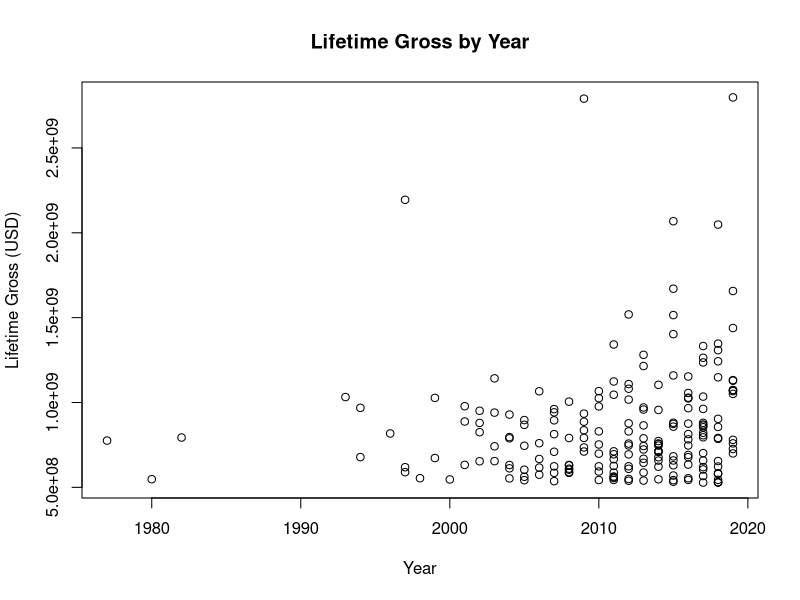

Here is the R script that generated this plot:
#PROBLEM 0
LBO <- read.csv("LifetimeBoxOffice.csv")
str(LBO)
#200 obs. or 4 variables
#PROBLEM 1
LBO[1:10,2:3]
#PROBLEM 2
subset(LBO,subset=LifetimeGross>1e+09)
#PROBLEM 3
subset(LBO,subset=Year==2019)
#PROBLEM 4
year_df<-subset(LBO,subset=Year==2019)
gross_vec<-year_df[,3]
mean(gross_vec)
sd(gross_vec)
#the mean is $1,183,262,439, and the standard deviation is $558,485,335
#PROBLEM 5
plot(LBO[,4],LBO[,3],main= "Lifetime Gross by Year", xlab = "Year", ylab = "Lifetime Gross (USD)")
#On average, Lifetime Gross increases as time progresses, and movies produced 
#in later years are more likely to appear on the top 200 list. 
#PROBLEM 6
y <- c(1,2,1,3,4,1,1,4,2,1,3,4,3,2,1,3,4,1,2,3,1,1,2)
fac_y<-factor(y, ordered=TRUE)
levels(fac_y)<-c("Freshman","Sophomore","Junior","Senior")
fac_y
